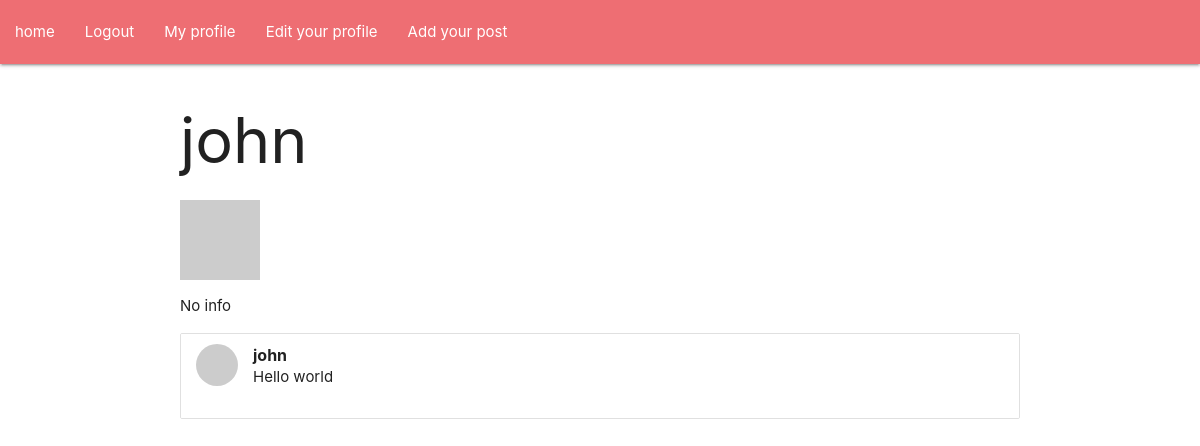
Page /user/john (signed in) on the earlier database version.
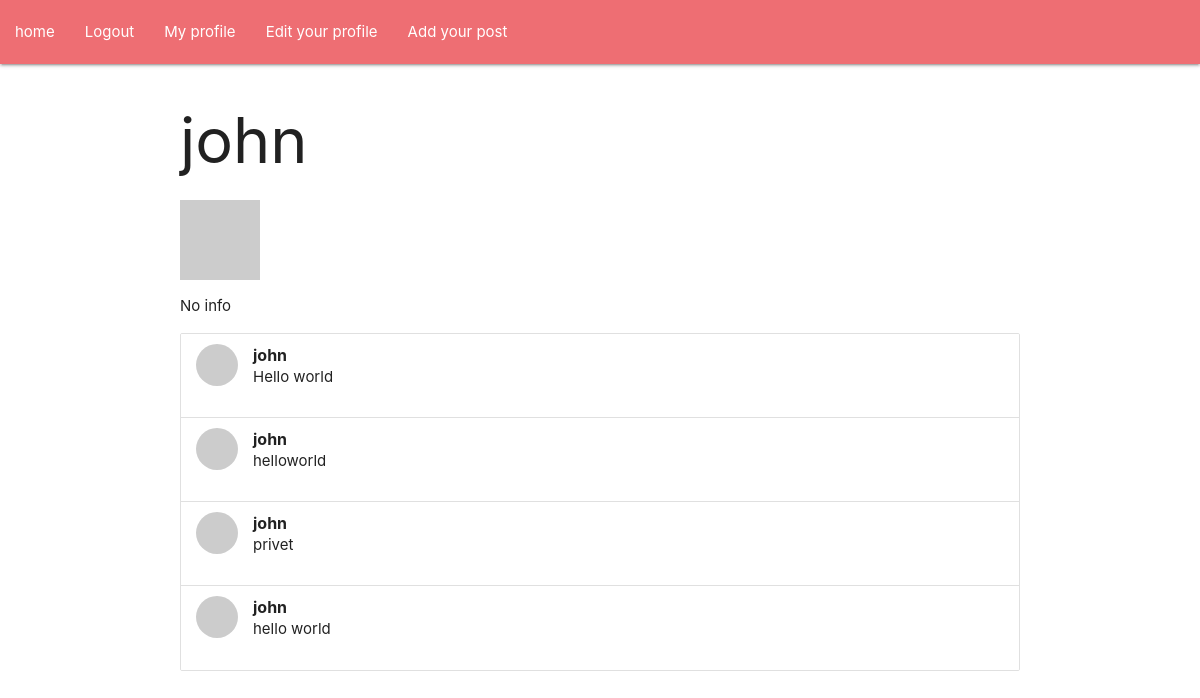
Same page on the later database version.
### app/models.py (models this page shows, shortened)
class Post(db.Model):
    id = db.Column(db.Integer, primary_key=True)
    user_id = db.Column(db.Integer, db.ForeignKey('user.id'))
    text = db.Column(db.String(120))
    timestamp = db.Column(db.DateTime)

class User(db.Model, UserMixin):
    id = db.Column(db.Integer, primary_key=True)
    username = db.Column(db.String(64), unique = True) # индекс
    email = db.Column(db.String(120), unique = True)
    password_hash = db.Column(db.String(120))
    about_me = db.Column(db.String(140))
    last_seen = db.Column(db.DateTime, default=datetime.utcnow())
    posts = db.relationship('Post', backref='author', lazy='dynamic')
    def get_avatar(self, size):
        hashed_email = md5(self.email.lower().encode('utf-8')).hexdigest()
        return f'https://gravatar.com/avatar/{hashed_email}?d=identicon&s={size}'

### app/routes.py (the view)
@app.route('/user/<requested_username>')
@login_required
def user(requested_username):
    user_from_db = User.query.filter_by(username=requested_username).first_or_404()
    users_posts = Post.query.filter_by(author=user_from_db)
    print(requested_username)
    return render_template('user.html', user=user_from_db, posts=users_posts)

### app/models.py (called while the page is built)
@login.user_loader # функция-загрузчик пользователей для flask-login
def load_user(id):
    return User.query.get(int(id))

### app/routes.py (called while the page is built)
@app.before_request
def before_request():
    if current_user.is_authenticated:
        current_user.last_seen = datetime.utcnow().replace(microsecond=0)
        db.session.commit()

### app/templates/user.html (shortened to what this page needs)
{% extends 'base.html' %}
{% block content %}
<div class = 'container'>
<h1>{{ user.username }}</h1><img src="{{ user.get_avatar(128) }}" alt="">
{% if user.about_me %}
<p>{{ user.about_me }}</p>
{% else %}
<p>No info</p>
{% endif %}
<ul class="collection">
    {% for post in posts %}
    <li class="collection-item avatar">
        <img class="circle" src="{{ post.author.get_avatar(32) }}" alt="">
        <span class="title"><b>{{ post.author.username}}</b></span>
        <p>{{post.text}}</p>
    </li>
    {% endfor %}
</ul>
</div>
{% endblock %}

Differences in the rows shown:
added Post: author.username "john", text "helloworld"
added Post: author.username "john", text "privet"
added Post: author.username "john", text "hello world"
